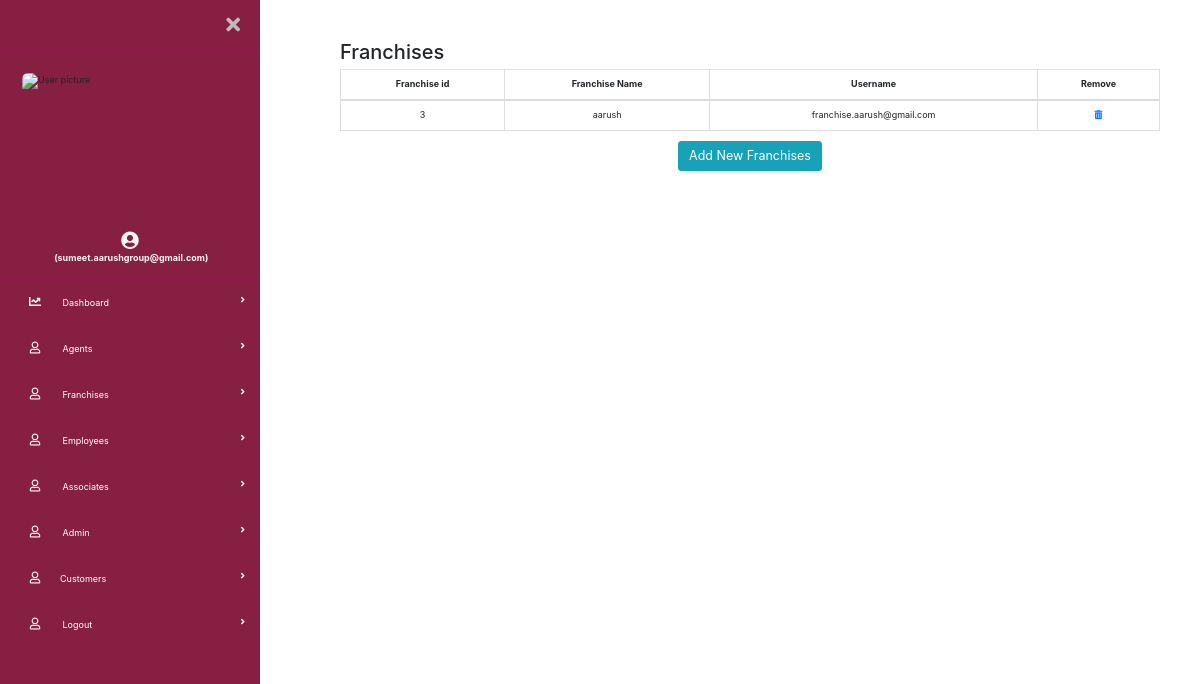
The app's page /backend/Admin_panel/Franchise_dashboard.php (signed in) with its own data.
### tables this page shows
CREATE TABLE `franchiseslist` (
  `franid` int(10) NOT NULL,
  `franname` varchar(100) NOT NULL,
  `franaadhar` int(100) NOT NULL,
  `franpan` varchar(100) NOT NULL,
  `franmoblie` varchar(12) NOT NULL,
  `franemail` varchar(100) NOT NULL,
  `frandistrict` varchar(100) NOT NULL,
  `franaddress` varchar(100) NOT NULL,
  `Delete` tinyint(1) DEFAULT NULL
);

### backend/Admin_panel/Franchise_dashboard.php (the view, shortened to what this page needs)
<?php
include '../database.php';
$qry = "select * from franchiseslist";
$sql = mysqli_query($dbc, $qry) or die(mysqli_error($dbc));
$countfranchises = mysqli_num_rows($sql);
?>
<!DOCTYPE html>
<html lang="en">
<link href="css/bootstrap.min.css" rel="stylesheet" id="bootstrap-css">
<!DOCTYPE html>
<html lang="en">
<head>
  <link rel="stylesheet" href="https://maxcdn.bootstrapcdn.com/bootstrap/4.0.0/css/bootstrap.min.css">
  <link href="https://use.fontawesome.com/releases/v5.0.6/css/all.css" rel="stylesheet">
  <link href="css/side.css" rel="stylesheet">
</head>
<body>
  <div class="page-wrapper chiller-theme toggled">
    <nav id="sidebar" class="sidebar-wrapper">
      <div class="sidebar-content">
        <div class="sidebar-brand">
          <div id="close-sidebar">
            <i class="fas fa-times"></i>
          </div>
        </div>
        <div class="sidebar-header">
          <div class="user-pic">
            <img class="img-responsive img-rounded" src="images/kkm-logo.png" alt="User picture">
          </div>
        </div>
        <div class="text-center">
          <span class=" text-light"><i class="fas fa-user-circle fa-2x"></i><br>&nbsp;<strong>(<?php echo $_SESSION['loginname']; ?>)</strong></span>
        </div><br>
        <div class="sidebar-menu">
        <?php include 'sidenav.php' ?>
    </nav>
    <main class="page-content">
      <div class="container-fluid">
        <h2>Franchises</h2>
        <div class="row">
          <div class="col-lg-12 text-center">
            <table class="table table-bordered col-md-8">
              <thead>
                <tr>
                  <th>Franchise id</th>
                  <th>Franchise Name</th>
                  <th>Username</th>
                  <th>Remove</th>
                </tr>
              </thead>
              <?php if ($countfranchises > 0) {
                while ($row = mysqli_fetch_assoc($sql)) { ?>
                  <tr>
                    <td><?php echo $row['franid'] ?></td>
                    <td><?php echo $row['franname'] ?></td>
                    <td><?php echo $row['franemail'] ?></td>
                    <?php
                    if($row1['adminemail'] == $username || $row2['admin2email'] == $username){
                      echo "<td><a  href='../remove/removefranchise.php?id=".$row['franid']."'><i class='fa fa-trash-alt' onClick=\"javascript: return confirm('Please confirm deletion');\"></i></a></td>";
                  } else {
                  echo "<td><a href='#'><i class='fa fa-trash-alt' onClick=\"javascript: return confirm('You are not Autharized Super Admin');\"></i></a></td>";
                  }
                  ?>
                  </tr>
                <?php
                }
                ?>
            </table>
          <?php } else {
                echo "<strong>No DATA FOUND</strong>";
              } ?>
<?php if($row1['adminemail'] == $username || $row2['admin2email'] == $username || $row3['regemail'] == $username){ ?>
          <button type="button" class="btn btn-info btn-lg" data-toggle="modal" data-target="#exampleModal" data-whatever="@mdo">Add New Franchises</button>
<?php } ?>
          </div>
        </div>
      </div>
    </main>
  </div>
</body>
</html>

### backend/Admin_panel/css/side.css (style rules this page uses)
body { font-size: 0.9rem; }
.page-wrapper .sidebar-wrapper, .sidebar-wrapper .sidebar-brand > a, .sidebar-wrapper .sidebar-dropdown > a:after, .sidebar-wrapper .sidebar-menu .sidebar-dropdown .sidebar-submenu li a:before, .sidebar-wrapper ul li a i, .page-wrapper .page-content, .sidebar-wrapper .sidebar-search input.search-menu, .sidebar-wrapper .sidebar-search .input-group-text, .sidebar-wrapper .sidebar-menu ul li a, #show-sidebar, #close-sidebar { -webkit-transition: all 0.3s ease; -moz-transition: all 0.3s ease; -ms-transition: all 0.3s ease; -o-transition: all 0.3s ease; transition: all 0.3s ease; }
.page-wrapper { height: 100vh; }
.page-wrapper.toggled .sidebar-wrapper { left: 0px; }
@media screen and (min-width: 768px) { .page-wrapper.toggled .page-content { padding-left: 300px; } }
.sidebar-wrapper { width: 260px; height: 100%; max-height: 100%; position: fixed; top: 0; left: -300px; z-index: 999; }
.sidebar-content { max-height: calc(100% - 30px); height: calc(100% - 30px); overflow-y: auto; position: relative; }
.sidebar-wrapper .sidebar-brand { padding: 10px 20px; display: flex; align-items: center; }
.sidebar-wrapper .sidebar-brand #close-sidebar { cursor: pointer; font-size: 20px; }
.sidebar-wrapper .sidebar-header { padding: 20px; overflow: hidden; }
.sidebar-wrapper .sidebar-header .user-pic { float: left; width: 200px; padding: 2px; border-radius: 12px; margin-right: 15px; overflow: hidden; height: 140px; }
.sidebar-wrapper .sidebar-header .user-pic img { height: 100%; width: 100%; }
.sidebar-wrapper .sidebar-menu { padding-bottom: 10px; }
.page-wrapper .page-content { display: inline-block; width: 100%; padding-left: 0px; padding-top: 20px; }
.page-wrapper .page-content > div { padding: 20px 40px; }
.page-wrapper .page-content { overflow-x: hidden; }
.chiller-theme .sidebar-wrapper { background: #861f41;; }
.chiller-theme .sidebar-wrapper .sidebar-header, .chiller-theme .sidebar-wrapper .sidebar-search, .chiller-theme .sidebar-wrapper .sidebar-menu { border-top: 1px solid #8b174d; }
.page-wrapper.chiller-theme.toggled #close-sidebar { color: #bdbdbd; }

### records on screen
franchiseslist: franid "3", franname "aarush", franemail "franchise.aarush@gmail.com"

### other values on screen
$_SESSION['loginname'] "sumeet.aarushgroup@gmail.com"
